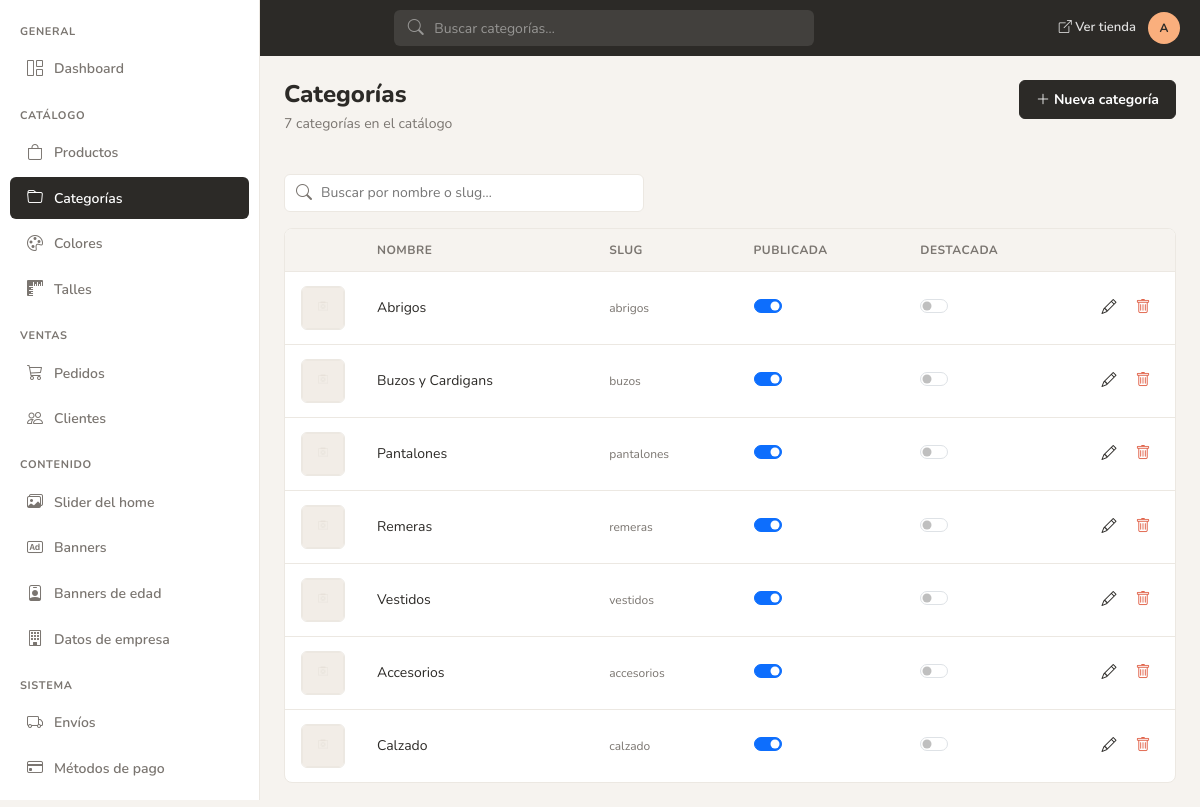
/admin/categorias/listado.php (signed in), run on the app's committed database.
### tables this page shows
CREATE TABLE `tbl_categorias` (
  `id_cate` int NOT NULL AUTO_INCREMENT,
  `id_cate_padre` int DEFAULT NULL,
  `nombre` varchar(100) NOT NULL,
  `slug` varchar(120) NOT NULL,
  `descripcion` text,
  `imagen` varchar(250) DEFAULT NULL,
  `banner_img` varchar(250) DEFAULT NULL,
  `seo_title` varchar(250) DEFAULT NULL,
  `seo_description` text,
  `orden` int DEFAULT 0,
  `publicado` tinyint DEFAULT 1,
  `destacado_home` tinyint DEFAULT 0,
  PRIMARY KEY (`id_cate`),
  UNIQUE KEY `slug` (`slug`)
);

### admin/include/funciones.php (called while the page is built, shortened)
<?php
function admin_site_path(string $path = ''): string
{
    $base = defined('SITE_URL')
        ? rtrim((string)(parse_url(SITE_URL, PHP_URL_PATH) ?: ''), '/')
        : (defined('BASE_PATH') ? rtrim(BASE_PATH, '/') : '');
    $clean = ltrim(str_replace('\\', '/', $path), '/');
    if ($clean === '') {
        return $base === '' ? '/' : $base;
    }
    return ($base === '' ? '' : $base) . '/' . $clean;
}
if (!function_exists('app_path')) {
    function app_path(string $path = ''): string
    {
        return admin_site_path($path);
    }
}
if (!function_exists('imgprod_path')) {
    function imgprod_path(string $path = ''): string
    {
        return admin_site_path('imgprod/' . ltrim($path, '/'));
    }
}

### admin/categorias/listado.php (the view, shortened to what this page needs)
<?php
require_once __DIR__ . '/../include/includes.php';
require_once __DIR__ . '/../check_session.php';
$q = trim((string)($_GET['q'] ?? ''));
$sql = 'SELECT c.id_cate, c.nombre, c.slug, c.imagen, c.publicado, c.destacado_home,
        (SELECT COUNT(*) FROM tbl_productos p WHERE p.id_cate = c.id_cate AND p.borrado = 0) AS num_productos
        FROM tbl_categorias c';
$params = [];
$types = '';
$sql .= ' ORDER BY orden ASC, nombre';
if ($types !== '') {
    $stmt = mysqli_prepare($con, $sql);
    mysqli_stmt_bind_param($stmt, $types, ...$params);
    mysqli_stmt_execute($stmt);
    $result = mysqli_stmt_get_result($stmt);
} else {
    $result = mysqli_query($con, $sql);
}
$rows = [];
while ($row = mysqli_fetch_assoc($result)) {
    $rows[] = $row;
}
$total = count($rows);
include __DIR__ . '/../header.php';
?>
<div class="admin-section-header">
    <div>
        <h1>Categorías</h1>
        <p class="subtitle"><?= (int)$total ?> categoría<?= $total === 1 ? '' : 's' ?><?= $q !== '' ? ' encontradas' : ' en el catálogo' ?></p>
    </div>
    <div class="admin-section-actions">
        <a href="a_categoria.php" class="btn btn-ink">
            <i class="bi bi-plus-lg"></i> Nueva categoría
        </a>
    </div>
</div>
<div class="d-flex justify-content-between align-items-center mb-3 gap-3 flex-wrap">
    <form method="get" action="listado.php" class="admin-search-bar flex-grow-1" style="max-width:360px">
        <i class="bi bi-search"></i>
        <input name="q" placeholder="Buscar por nombre o slug…" type="search" value="<?= htmlspecialchars($q, ENT_QUOTES, 'UTF-8') ?>">
    </form>
</div>
<div class="admin-card">
    <div class="admin-card-body p-0">
        <div class="table-responsive">
            <table class="admin-table mb-0">
                <thead>
                    <tr>
                        <th style="width:56px"></th>
                        <th>Nombre</th>
                        <th>Slug</th>
                        <th>Publicada</th>
                        <th>Destacada</th>
                        <th style="width:88px"></th>
                    </tr>
                </thead>
                <tbody>
                <?php if ($total > 0): ?>
                    <?php foreach ($rows as $row):
                        $thumb = !empty($row['imagen'])
                            ? imgprod_path((string)$row['imagen'])
                            : imgprod_path('placeholder.jpg');
                    ?>
                        <tr>
                            <td>
                                <img src="<?= htmlspecialchars($thumb, ENT_QUOTES, 'UTF-8') ?>" alt="" class="product-thumb">
                            </td>
                            <td><?= htmlspecialchars($row['nombre'], ENT_QUOTES, 'UTF-8') ?></td>
                            <td><span class="product-cell-code"><?= htmlspecialchars($row['slug'], ENT_QUOTES, 'UTF-8') ?></span></td>
                            <td>
                                <div class="form-check form-switch mb-0">
                                    <input class="form-check-input toggle-estado" type="checkbox"
                                           data-endpoint="<?= htmlspecialchars(app_path('admin/api/toggle-categoria-publicada.php'), ENT_QUOTES, 'UTF-8') ?>"
                                           data-id-key="id_cate"
                                           data-id="<?= (int)$row['id_cate'] ?>"
                                           aria-label="Categoría <?= (int)$row['publicado'] ? 'publicada' : 'no publicada' ?>"
                                           <?= (int)$row['publicado'] ? 'checked' : '' ?>>
                                </div>
                            </td>
                            <td>
                                <div class="form-check form-switch mb-0">
                                    <input class="form-check-input toggle-estado" type="checkbox"
                                           data-endpoint="<?= htmlspecialchars(app_path('admin/api/toggle-categoria-destacada-home.php'), ENT_QUOTES, 'UTF-8') ?>"
                                           data-id-key="id_cate"
                                           data-id="<?= (int)$row['id_cate'] ?>"
                                           aria-label="Categoría <?= (int)($row['destacado_home'] ?? 0) ? 'destacada en home' : 'no destacada en home' ?>"
                                           <?= (int)($row['destacado_home'] ?? 0) ? 'checked' : '' ?>>
                                </div>
                            </td>
                            <td>
                                <div class="admin-table-actions">
                                    <a href="a_categoria.php?id=<?= (int)$row['id_cate'] ?>" class="btn-table-action" title="Editar">
                                        <i class="bi bi-pencil"></i>
                                    </a>
                                    <?php $numProd = (int)($row['num_productos'] ?? 0); ?>
                                    <form method="post" action="b_categoria.php" class="d-inline" onsubmit="if (<?= $numProd ?> > 0) { alert('Esta categoría tiene <?= $numProd ?> producto(s) asignado(s). Reasignalos desde Productos antes de eliminar.'); return false; } return confirm('¿Eliminar esta categoría?');">
                                        <button type="submit" class="btn-table-action btn-table-action-danger" title="Eliminar">
                                            <i class="bi bi-trash"></i>
                                        </button>
                                    </form>
                                </div>
                            </td>
                        </tr>
                    <?php endforeach; ?>
                <?php else: ?>
                    <tr><td colspan="6" class="text-center text-muted py-5"><?= $q !== '' ? 'Sin resultados para esta búsqueda' : 'Sin categorías' ?></td></tr>
                <?php endif; ?>
                </tbody>
            </table>
        </div>
    </div>
</div>
<?php include __DIR__ . '/../pie.php'; ?>

### admin/assets/css/admin.css (style rules this page uses)
:root { --yofi-peach: #FAAF7D; --yofi-dusty: #96AFC8; --yofi-terracotta: #E1644B; --yofi-olive: #7D7D64; --yofi-cream: #FAE1C8; --yofi-ink: #2C2A27; --yofi-border: #ECE8E2; --yofi-muted-bg: #F6F3EF; --yofi-muted-text: #7A7570; --yofi-sidebar-width: 260px; --yofi-topbar-height: 56px; --yofi-radius-lg: 8px; --yofi-radius-md: 6px; --yofi-status-green-bg: #D1FAE5; --yofi-status-green-text: #047857; --yofi-status-amber-bg: #FEF3C7; --yofi-status-amber-text: #B45309; --yofi-status-blue-bg: #E0F2FE; --yofi-status-blue-text: #0369A1; --yofi-status-red-bg: #FBE2DC; --yofi-status-red-text: #9A3412; }
*, *::before, *::after { box-sizing: border-box; }
body.admin-body { background: var(--yofi-muted-bg); font-family: 'Nunito', system-ui, sans-serif; color: var(--yofi-ink); margin: 0; }
.admin-section-header { display: flex; flex-wrap: wrap; align-items: flex-start; justify-content: space-between; gap: 1rem; margin-bottom: 1.5rem; }
.admin-section-header h1 { font-size: 1.5rem; font-weight: 800; margin: 0; line-height: 1.2; }
.admin-section-header .subtitle { color: var(--yofi-muted-text); font-size: 0.875rem; margin-top: 0.25rem; }
.admin-section-actions { display: flex; flex-wrap: wrap; gap: 0.5rem; align-items: center; }
.btn-ink { background: var(--yofi-ink); border: 1px solid var(--yofi-ink); color: #fff; border-radius: var(--yofi-radius-md); font-weight: 700; font-size: 0.875rem; padding: 0.5rem 1rem; }
.admin-card { background: #fff; border: 1px solid var(--yofi-border); border-radius: var(--yofi-radius-lg); overflow: hidden; }
.admin-card-body { padding: 1.25rem; }
.admin-card-body.p-0 { padding: 0; }
.admin-search-bar { position: relative; max-width: 320px; }
.admin-search-bar i { position: absolute; left: 0.75rem; top: 50%; transform: translateY(-50%); color: var(--yofi-muted-text); }
.admin-search-bar input { width: 100%; height: 38px; padding: 0 0.875rem 0 2.25rem; border: 1px solid var(--yofi-border); border-radius: var(--yofi-radius-md); background: #fff; font-size: 0.875rem; }
.admin-table { width: 100%; border-collapse: collapse; font-size: 0.875rem; }
.admin-table thead th { padding: 0.75rem 1rem; text-align: left; font-size: 0.75rem; font-weight: 700; text-transform: uppercase; letter-spacing: 0.04em; color: var(--yofi-muted-text); border-bottom: 1px solid var(--yofi-border); background: var(--yofi-muted-bg); }
.admin-table tbody td { padding: 0.875rem 1rem; border-bottom: 1px solid var(--yofi-border); vertical-align: middle; }
.admin-table tbody tr:last-child td { border-bottom: none; }
.admin-table-actions { display: flex; justify-content: flex-end; align-items: center; gap: 0.125rem; }
.btn-table-action { display: inline-flex; align-items: center; justify-content: center; width: 32px; height: 32px; padding: 0; border: none; background: transparent; border-radius: var(--yofi-radius-md); color: var(--yofi-ink); text-decoration: none; cursor: pointer; font-size: 0.9375rem; }
.btn-table-action-danger, .btn-table-action-danger:hover { color: var(--yofi-terracotta); }
.admin-table .form-switch { padding-left: 2.5em; min-height: 1.5rem; }
.admin-table .form-switch .form-check-input { cursor: pointer; }
.product-thumb { width: 44px; height: 44px; border-radius: var(--yofi-radius-md); object-fit: cover; background: var(--yofi-muted-bg); border: 1px solid var(--yofi-border); flex-shrink: 0; }
.product-cell-code { font-size: 0.75rem; color: var(--yofi-muted-text); }

### data on the page
tbl_categorias: nombre "Abrigos", slug "abrigos", publicado "☑"
tbl_categorias: nombre "Buzos y Cardigans", slug "buzos", publicado "☑"
tbl_categorias: nombre "Pantalones", slug "pantalones", publicado "☑"
tbl_categorias: nombre "Remeras", slug "remeras", publicado "☑"
tbl_categorias: nombre "Vestidos", slug "vestidos", publicado "☑"
tbl_categorias: nombre "Accesorios", slug "accesorios", publicado "☑"
tbl_categorias: nombre "Calzado", slug "calzado", publicado "☑"

### other printed values
$adminInitials "A"
$total "7"
